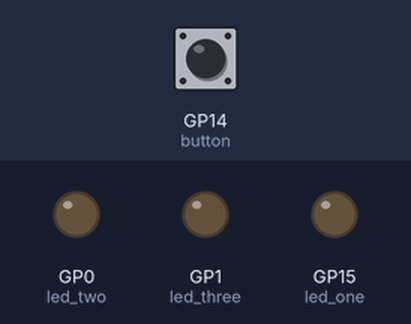
The program below on a simulated Raspberry Pi Pico running MicroPython. Shown: output pins drawn as LEDs (lit = HIGH). The test bench sets the inputs (shaded band); at power-on: GP14 (button) HIGH.

Above: at 1.2 s.
1.3 s: GP14 (button) pulled LOW for 0.15 s
At 1.45 s:
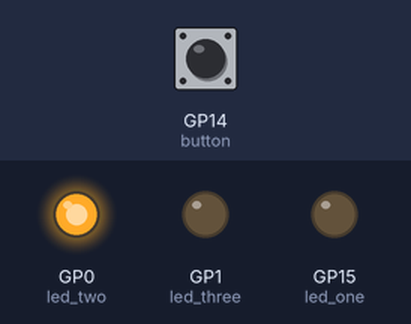
At 1.85 s:
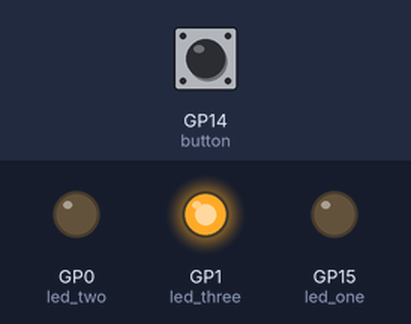
4.3 s: GP14 (button) pulled LOW for 1 s
At 4.53 s:
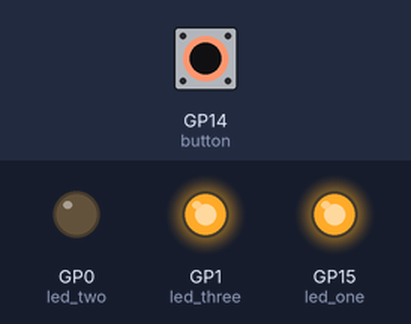
7.3 s: GP14 (button) pulled LOW for 3.2 s
Timing chart, 0 to 13.1 s (numbered marks = the images above; inputs shaded):
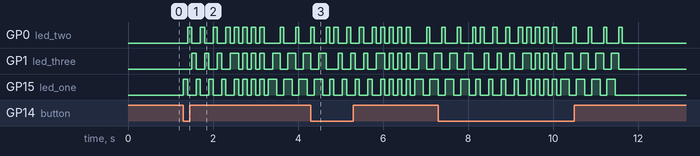

The program:

led_convulsion.py
```python
from machine import Pin
from time import sleep

button = Pin(14, Pin.IN, Pin.PULL_UP)
led_one = Pin(15, Pin.OUT)
led_two = Pin(0, Pin.OUT)
led_three = Pin(1, Pin.OUT)

i = 0
n = 4


while True:
   if button.value() == 0:
    while i < n:
        led_one.on()
        sleep(0.1)
        led_one.off()
        led_two.on()
        sleep(0.1)
        led_two.off()
        led_three.on()
        sleep(0.1)
        led_three.off()
        i += 1
    i = 0
    while i < n:
        led_one.on()
        led_two.on()
        led_three.on()
        sleep(0.1)
        led_one.off()
        led_two.off()
        led_three.off()
        sleep(0.1)
        i += 1
    i = 0
    while i < n:
        led_one.on()
        sleep(0.1)
        led_three.on()
        sleep(0.1)
        led_one.off()
        sleep(0.08)
        led_two.on()
        led_three.off()
        sleep(0.08)
        led_two.off()
        i += 1
    i = 0
```

Measured:
- after the input at 1.3 s, GP0 (led_two): LOW → HIGH after 0.10 s, → LOW 0.10 s later, → HIGH 0.20 s later, → LOW 0.10 s later, … (20 changes in this stretch); GP1 (led_three): LOW → HIGH after 0.20 s, → LOW 0.10 s later, → HIGH 0.20 s later, → LOW 0.10 s later, … (19 changes in this stretch)
